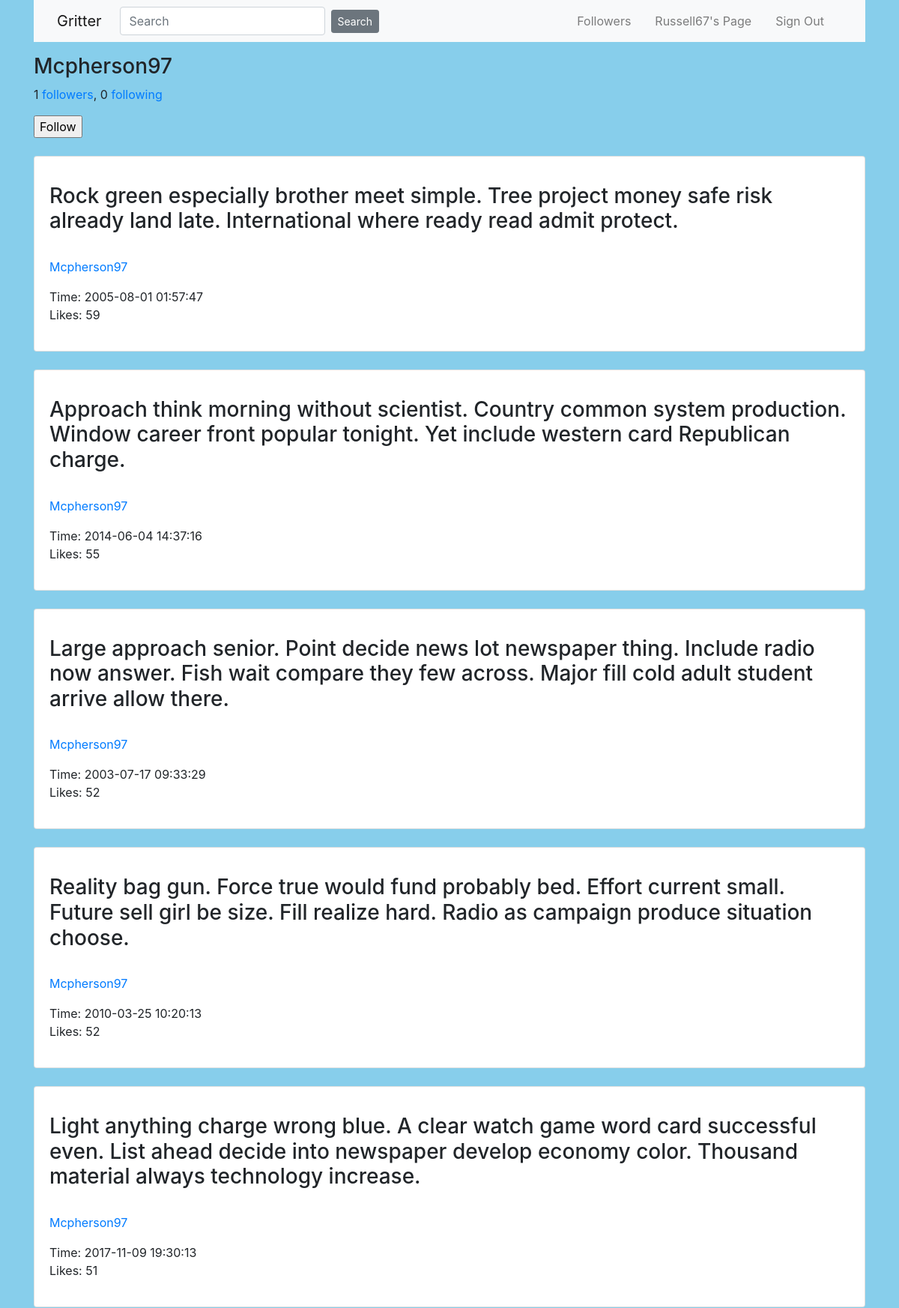
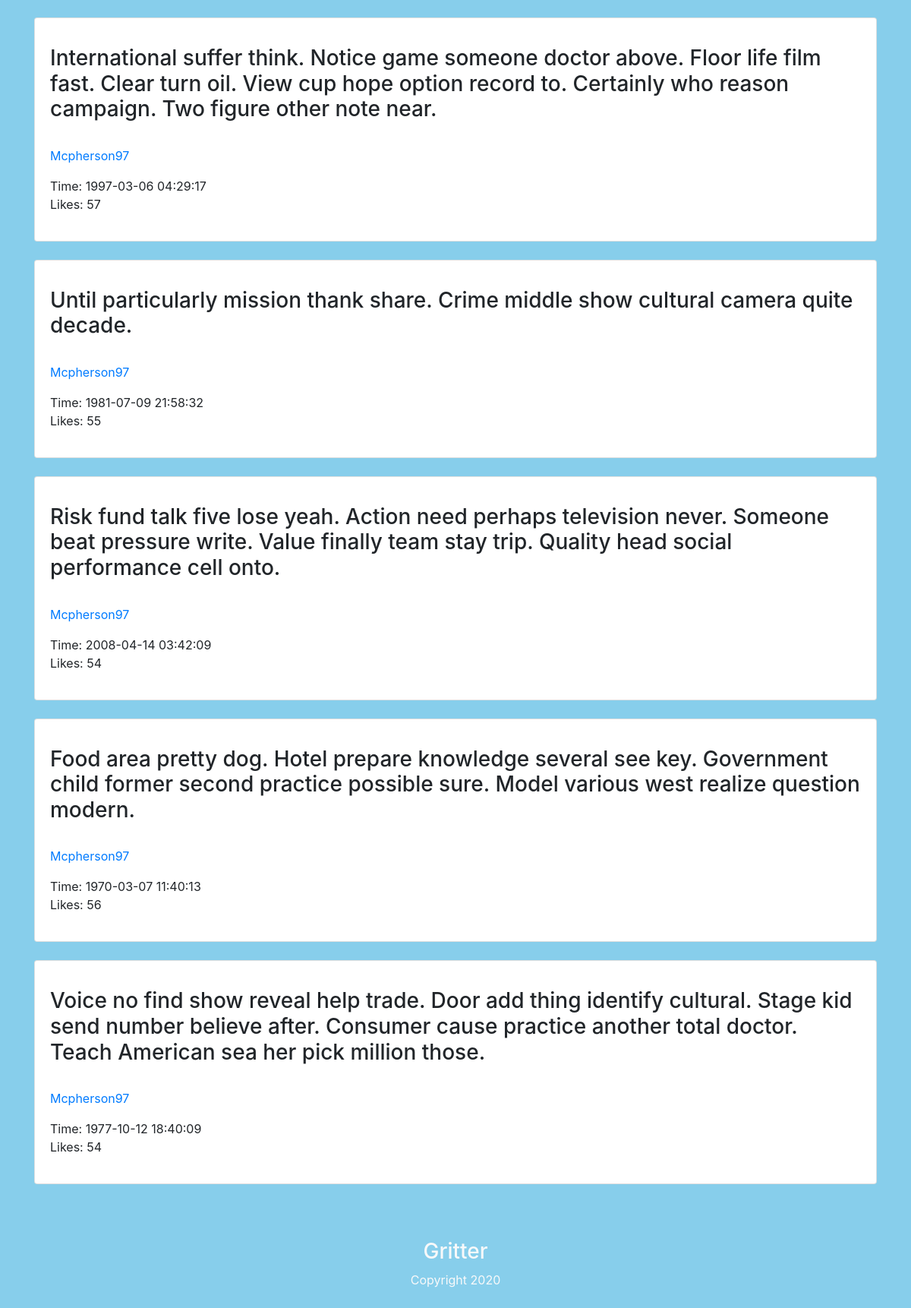
Screenshot of /user/Mcpherson97 (signed in) with the database file from the repository (2 pictures, top to bottom).
### project/models.py (models this page shows, shortened)
class User(UserMixin, db.Model):
    id = db.Column(db.Integer, primary_key=True)
    username = db.Column(db.String(50), unique=True, nullable=False)
    password = db.Column(db.String(128), nullable=False)
    email = db.Column(db.String(100), unique=True, nullable=False)
    posts = db.relationship('Post', backref ='author', lazy='dynamic')
    followed = db.relationship(
        'User', secondary=followers,
        primaryjoin=(followers.c.follower_id == id),
        secondaryjoin=(followers.c.followed_id == id),
        backref=db.backref('followers', lazy='dynamic'), lazy='dynamic')
    def already_follow(self, user):
        return self.followed.filter(followers.c.followed_id == user.id).count() == 1

class Post(db.Model):
    id = db.Column(db.Integer, primary_key=True)
    content = db.Column(db.Text)
    like_count = db.Column(db.Integer, default=0)
    timestamp = db.Column(db.DateTime, index=True, default=datetime.utcnow)
    user_id = db.Column(db.Integer, db.ForeignKey('user.id'))

### project/routes.py (the view)
@app.route('/user/<username>', methods=['GET', 'POST'])
@login_required
def user(username):
    postform = UserPost()
    if postform.validate_on_submit():
        post = Post(content=postform.content.data, author=current_user)
        db.session.add(post)
        db.session.commit()
        return redirect(url_for('user', username=current_user.username))
    user = User.query.filter_by(username=username).first()
    form = FollowForm()
    posts = Post.query.filter_by(author=user).order_by(Post.id.desc()).all()
    return render_template('user.html', user=user, form=form, postform=postform, posts=posts)

### project/forms.py
class UserPost(FlaskForm):
    content = TextAreaField('Share your thoughts...', validators=[DataRequired()])
    submit = SubmitField('Post')

class FollowForm(FlaskForm):
    submit = SubmitField('Submit')

### project/models.py (called while the page is built)
@login.user_loader
def load_user(id):
    return User.query.get(int(id))

### project/templates/user.html (shortened to what this page needs)
{% extends "layout.html" %}
{% import "bootstrap/wtf.html" as wtf %}
{% block content %}
<div class="container" >
    <h3>{{ user.username }}</h3>
</div>
<div class="container" >
<p>
    {{ user.followers.count() }} <a href="{{ url_for('followers', username=current_user.username) }}">followers</a>,
    {{ user.followed.count() }} <a href="{{ url_for('following', username=current_user.username) }}">following</a>
</p>
{% if current_user.username != user.username %}
{% if not current_user.already_follow(user) %}
        <p>
            <form action="{{ url_for('follow', username=user.username) }}" method="post">
                {{ form.submit(value='Follow') }}
            </form>
        </p>
{% endif %}
{% endif %}
</div>
<div class="container">
    {% for post in posts %}
        <div class="card mt-4">
            <div class="card-body">
                <p class="card-text">
                    <h3>{{ post.content }}</h3><br>
                    <a class="" href="{{ url_for('user', username=post.author.username) }}">{{ post.author.username }}</a>
                </p>
                <p>
                    Time: {{ post.timestamp }} <br>
                    Likes: {{ post.like_count }}
                </p>
            </div>
        </div>
    {% endfor %}
</div>
{% endblock content %}

### project/templates/layout.html (shortened to what this page needs)
<!DOCTYPE html>
{% import "bootstrap/wtf.html" as wtf %}
<html>
	<head>
    {% block head %}
        <link rel="stylesheet" href="https://cdn.jsdelivr.net/npm/bootstrap@4.5.3/dist/css/bootstrap.min.css">
		<link rel="stylesheet" href="{{ url_for('static', filename='style.css') }}" />
    {% endblock %}
	</head>
	<body text="#2d7051">
        <div class="container">
            <nav class="navbar navbar-expand-md bg-light navbar-light fixed-left">
              <div class="container">
                <a class="navbar-brand mr-4" href="{{ url_for('home') }}">Gritter</a>
                  <form  class="form-inline" method="POST" action="{{ url_for('search') }}">
                <input class="form-control mr-2" name="search" type="search" placeholder="Search">
                <button class="btn btn-secondary btn-sm" type="submit">Search</button>
                  </form>
                <div class="collapse navbar-collapse" id="navbarToggle">
                    <div class="navbar-nav ml-auto">
                        {% if current_user.is_authenticated %}
                            <a class="nav-item nav-link mr-3 ml-auto" href="{{ url_for('followers', username=current_user.username) }}">Followers</a>
                            <a class="nav-item nav-link mr-3 ml-auto" href="{{ url_for('user', username=current_user.username) }}">{{current_user.username}}'s Page</a>
                            <a class="nav-item nav-link mr-3 ml-auto" href="{{ url_for('signout') }}">Sign Out</a>
                        {% else  %}
                            <a class="nav-item nav-link mr-3 ml-auto" href="{{ url_for('signup') }}">Sign Up</a>
                            <a class="nav-item nav-link mr-3 ml-auto" href="{{ url_for('signin') }}">Sign In</a>
                        {% endif %}
                    </div>
                </div>
              </div>
            </nav>
        </div>
        <div class="container pt-2">
            <div class="container pt-2">
        </div>
        </div>
        {% block content %}
        {% endblock %}
          <footer id="main-footer" class="bg-steel mt-5">
            <div class="container">
              <div class="row">
                <div class="col text-light text-center py-4">
                  <h3 class="text-light">Gritter</h3>
                  <p>Copyright 2020</p>
                </div>
              </div>
            </div>
          </footer>
	</body>
</html>

### project/static/styles/style.css (style rules this page uses)
body { background-color: #87CEEB; }

### rows the page displays
User: username "Russell67"
User: username "Mcpherson97"
Post: content "Rock green especially brother meet simple. Tree project money safe risk already land late. International where ready read admit protect.", author.username "Mcpherson97", timestamp "2005-08-01 01:57:47", like_count "59"
Post: content "Approach think morning without scientist. Country common system production. Window career front popular tonight. Yet include western card Republican charge.", author.username "Mcpherson97", timestamp "2014-06-04 14:37:16", like_count "55"
Post: content "Large approach senior. Point decide news lot newspaper thing. Include radio now answer. Fish wait compare they few across. Major fill cold adult student arrive allow there.", author.username "Mcpherson97", timestamp "2003-07-17 09:33:29", like_count "52"
Post: content "Reality bag gun. Force true would fund probably bed. Effort current small. Future sell girl be size. Fill realize hard. Radio as campaign produce situation choose.", author.username "Mcpherson97", timestamp "2010-03-25 10:20:13", like_count "52"
Post: content "Light anything charge wrong blue. A clear watch game word card successful even. List ahead decide into newspaper develop economy color. Thousand material always technology increase.", author.username "Mcpherson97", timestamp "2017-11-09 19:30:13", like_count "51"
Post: content "International suffer think. Notice game someone doctor above. Floor life film fast. Clear turn oil. View cup hope option record to. Certainly who reason campaign. Two figure other note near.", author.username "Mcpherson97", timestamp "1997-03-06 04:29:17", like_count "57"
Post: content "Until particularly mission thank share. Crime middle show cultural camera quite decade.", author.username "Mcpherson97", timestamp "1981-07-09 21:58:32", like_count "55"
Post: content "Risk fund talk five lose yeah. Action need perhaps television never. Someone beat pressure write. Value finally team stay trip. Quality head social performance cell onto.", author.username "Mcpherson97", timestamp "2008-04-14 03:42:09", like_count "54"
Post: content "Food area pretty dog. Hotel prepare knowledge several see key. Government child former second practice possible sure. Model various west realize question modern.", author.username "Mcpherson97", timestamp "1970-03-07 11:40:13", like_count "56"
Post: content "Voice no find show reveal help trade. Door add thing identify cultural. Stage kid send number believe after. Consumer cause practice another total doctor. Teach American sea her pick million those.", author.username "Mcpherson97", timestamp "1977-10-12 18:40:09", like_count "54"

### other values shown
{{ user.followers.count() }} "1"
{{ user.followed.count() }} "0"
